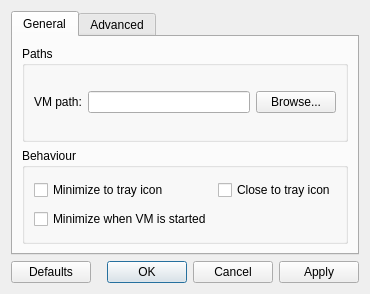
<?xml version="1.0" encoding="UTF-8"?>
<ui version="4.0">
 <class>ManagerSettings</class>
 <widget class="QDialog" name="ManagerSettings">
  <property name="geometry">
   <rect>
    <x>0</x>
    <y>0</y>
    <width>400</width>
    <height>300</height>
   </rect>
  </property>
  <property name="windowTitle">
   <string>Settings</string>
  </property>
  <layout class="QGridLayout" name="gridLayout">
   <property name="sizeConstraint">
    <enum>QLayout::SetFixedSize</enum>
   </property>
   <item row="3" column="1">
    <widget class="QDialogButtonBox" name="buttonBox">
     <property name="orientation">
      <enum>Qt::Horizontal</enum>
     </property>
     <property name="standardButtons">
      <set>QDialogButtonBox::Apply|QDialogButtonBox::Cancel|QDialogButtonBox::Ok</set>
     </property>
    </widget>
   </item>
   <item row="3" column="0">
    <widget class="QPushButton" name="pushButtonDefaults">
     <property name="text">
      <string>Defaults</string>
     </property>
    </widget>
   </item>
   <item row="2" column="0" colspan="2">
    <widget class="QTabWidget" name="tabWidget">
     <property name="currentIndex">
      <number>0</number>
     </property>
     <widget class="QWidget" name="tab">
      <attribute name="title">
       <string>General</string>
      </attribute>
      <layout class="QGridLayout" name="gridLayout_2">
       <item row="1" column="0">
        <widget class="QGroupBox" name="groupBox_2">
         <property name="title">
          <string>Behaviour</string>
         </property>
         <layout class="QGridLayout" name="gridLayout_5">
          <item row="0" column="0">
           <widget class="QCheckBox" name="checkBoxMinimizeTrayIcon">
            <property name="text">
             <string>Minimize to tray icon</string>
            </property>
           </widget>
          </item>
          <item row="0" column="1">
           <widget class="QCheckBox" name="checkBoxCloseTrayIcon">
            <property name="text">
             <string>Close to tray icon</string>
            </property>
           </widget>
          </item>
          <item row="1" column="0">
           <widget class="QCheckBox" name="checkBoxMinimizeVMStarted">
            <property name="text">
             <string>Minimize when VM is started</string>
            </property>
           </widget>
          </item>
         </layout>
        </widget>
       </item>
       <item row="0" column="0">
        <widget class="QGroupBox" name="groupBox">
         <property name="title">
          <string>Paths</string>
         </property>
         <layout class="QGridLayout" name="gridLayout_3">
          <item row="0" column="1">
           <widget class="QLineEdit" name="lineEditVMPath"/>
          </item>
          <item row="0" column="0">
           <widget class="QLabel" name="label">
            <property name="text">
             <string>VM path:</string>
            </property>
           </widget>
          </item>
          <item row="0" column="2">
           <widget class="QPushButton" name="pushButtonBrowseVMPath">
            <property name="text">
             <string>Browse...</string>
            </property>
           </widget>
          </item>
         </layout>
        </widget>
       </item>
      </layout>
     </widget>
     <widget class="QWidget" name="tab_2">
      <attribute name="title">
       <string>Advanced</string>
      </attribute>
      <layout class="QGridLayout" name="gridLayout_4">
       <item row="2" column="0">
        <spacer name="verticalSpacer_2">
         <property name="orientation">
          <enum>Qt::Vertical</enum>
         </property>
         <property name="sizeHint" stdset="0">
          <size>
           <width>20</width>
           <height>40</height>
          </size>
         </property>
        </spacer>
       </item>
       <item row="0" column="0">
        <widget class="QGroupBox" name="groupBox_3">
         <property name="title">
          <string>Logging</string>
         </property>
         <layout class="QGridLayout" name="gridLayout_6">
          <item row="1" column="0">
           <widget class="QLineEdit" name="lineEditLoggingPath">
            <property name="enabled">
             <bool>false</bool>
            </property>
           </widget>
          </item>
          <item row="0" column="0">
           <widget class="QCheckBox" name="checkBoxLoggingEnabled">
            <property name="text">
             <string>Enable 86Box logging to file:</string>
            </property>
           </widget>
          </item>
          <item row="1" column="1">
           <widget class="QPushButton" name="pushButton">
            <property name="text">
             <string>Browse...</string>
            </property>
           </widget>
          </item>
         </layout>
        </widget>
       </item>
       <item row="1" column="0">
        <widget class="QGroupBox" name="groupBox_4">
         <property name="title">
          <string>Miscellaneous</string>
         </property>
         <layout class="QGridLayout" name="gridLayout_7">
          <item row="0" column="0">
           <widget class="QCheckBox" name="checkBoxEnableGridLines">
            <property name="text">
             <string>Enable grid lines in virtual machine list</string>
            </property>
           </widget>
          </item>
         </layout>
        </widget>
       </item>
      </layout>
     </widget>
    </widget>
   </item>
  </layout>
 </widget>
 <resources/>
 <connections>
  <connection>
   <sender>buttonBox</sender>
   <signal>accepted()</signal>
   <receiver>ManagerSettings</receiver>
   <slot>accept()</slot>
   <hints>
    <hint type="sourcelabel">
     <x>248</x>
     <y>254</y>
    </hint>
    <hint type="destinationlabel">
     <x>157</x>
     <y>274</y>
    </hint>
   </hints>
  </connection>
  <connection>
   <sender>buttonBox</sender>
   <signal>rejected()</signal>
   <receiver>ManagerSettings</receiver>
   <slot>reject()</slot>
   <hints>
    <hint type="sourcelabel">
     <x>316</x>
     <y>260</y>
    </hint>
    <hint type="destinationlabel">
     <x>286</x>
     <y>274</y>
    </hint>
   </hints>
  </connection>
 </connections>
</ui>
